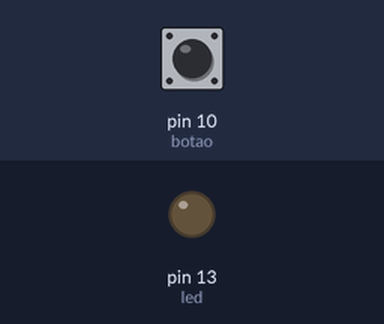
The sketch below on a simulated Arduino Uno, built with avr-gcc and run on an emulated ATmega328P. Shown: output pins drawn as LEDs (lit = HIGH). The inputs (shaded band) are chosen by the test bench; at power-on: pin 10 (botao) HIGH.

Above: at 1.2 s.
1.3 s: pin 10 (botao) pulled LOW for 0.15 s
At 1.37 s:
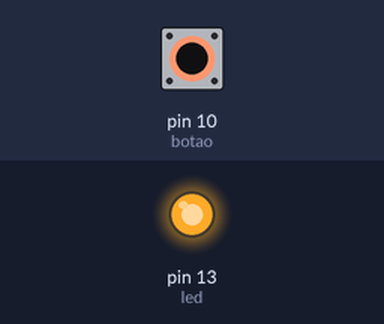
2.9 s: pin 10 (botao) pulled LOW for 3.2 s
At 7.4 s:
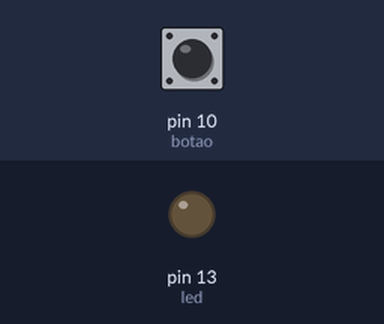
Timing chart, 0 to 8.9 s (numbered marks = the images above; inputs shaded):
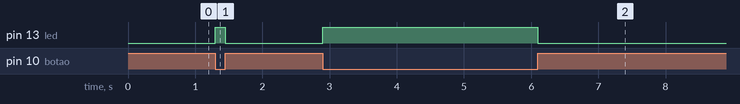

Measured:
- after the input at 1.3 s, pin 13 (led): LOW → HIGH at once, → LOW 0.15 s later
- after the input at 2.9 s, pin 13 (led): LOW → HIGH at once, → LOW 3.2 s later

The sketch:

aciona_led_pelo_botao.ino
```cpp
#define botao 10
#define led 13
bool estado;
void setup() {
 pinMode(botao, INPUT_PULLUP);
  pinMode(led, OUTPUT);
}


// the loop function runs over and over again forever
void loop() {
  estado=digitalRead(botao);// estado da entrada
  if(estado==0)//verifica botao
  {
  digitalWrite(led,1);   // acende
  }
  else//
 { digitalWrite(led,0); }   // apaga
 }
```
